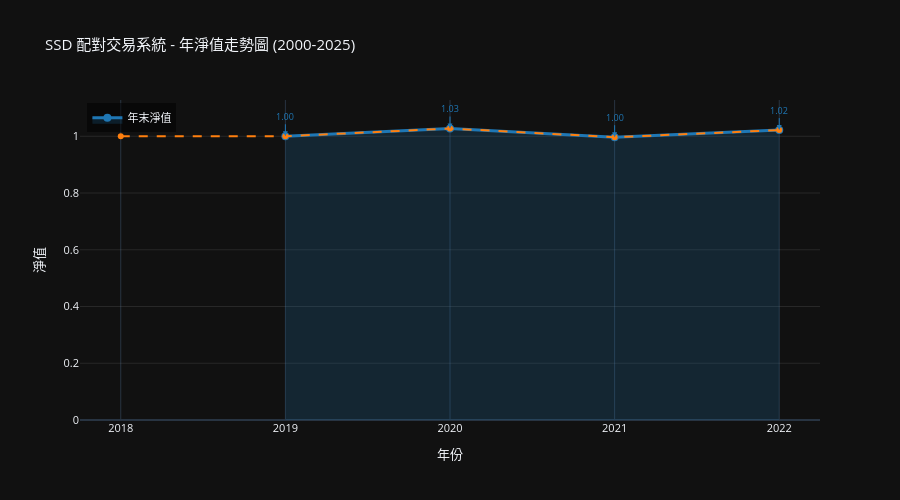

Notebook cell for this chart:
### Markdown cell above
### 【年淨值走勢圖】
按年份展示淨值變化，清晰呈現策略在不同年度的表現。

### Code cell
# ===== 年淨值走勢圖 =====
print("\n【第 6.2.5 步】繪製年淨值走勢圖...")

# 計算每年度的淨值
nav_annual = nav.resample('Y').last()
nav_annual.index = nav_annual.index.year

# 初始值設置
nav_annual_values = [1.0]  # 2000年初始淨值
for i in range(len(nav_annual) - 1):
    nav_annual_values.append(nav_annual.iloc[i])

nav_annual_values = nav_annual.values
years = nav_annual.index.astype(str).astype(int).tolist()

# 繪製年淨值走勢折線圖
fig_nav_annual = go.Figure()

# 添加淨值線
fig_nav_annual.add_trace(go.Scatter(
    x=years,
    y=nav_annual_values,
    mode='lines+markers',
    name='年末淨值',
    line=dict(color='#1f77b4', width=3),
    marker=dict(size=8, symbol='circle'),
    fill='tozeroy',
    fillcolor='rgba(31, 119, 180, 0.2)',
    hovertemplate='%{x}年<br>淨值: %{y:.4f}<extra></extra>'
))

# 添加年初淨值 (初始值為1)
years_with_initial = [years[0] - 1] + years
nav_values_with_initial = [1.0] + nav_annual_values.tolist()

fig_nav_annual.add_trace(go.Scatter(
    x=years_with_initial,
    y=nav_values_with_initial,
    mode='lines+markers',
    name='累積淨值',
    line=dict(color='#ff7f0e', width=2, dash='dash'),
    marker=dict(size=6),
    hovertemplate='%{x}年<br>累積淨值: %{y:.4f}<extra></extra>',
    showlegend=False
))

# 更新佈局
fig_nav_annual.update_layout(
    title='SSD 配對交易系統 - 年淨值走勢圖 (2000-2025)',
    xaxis_title='年份',
    yaxis_title='淨值',
    height=500,
    template='plotly_dark',
    hovermode='x unified',
    xaxis=dict(
        tickmode='linear',
        tick0=2000,
        dtick=1
    ),
    yaxis=dict(
        gridcolor='rgba(128, 128, 128, 0.2)'
    ),
    font=dict(size=11),
    showlegend=True,
    legend=dict(
        orientation='v',
        yanchor='top',
        y=0.99,
        xanchor='left',
        x=0.01,
        bgcolor='rgba(0, 0, 0, 0.5)'
    )
)

# 添加數值標籤
for year, nav_val in zip(years, nav_annual_values):
    fig_nav_annual.add_annotation(
        x=year,
        y=nav_val,
        text=f'{nav_val:.2f}',
        showarrow=True,
        arrowhead=2,
        arrowsize=1,
        arrowwidth=1,
        arrowcolor='#1f77b4',
        ax=0,
        ay=-20,
        font=dict(size=9, color='#1f77b4')
    )

fig_nav_annual.show()

print("✓ 年淨值走勢圖已繪製")

# 計算年度變化統計
print("\n【年度淨值統計】")
print(f"{'年份':<8} {'年末淨值':<12} {'年度報酬(%)':<12} {'累計報酬(%)':<12}")
print("-" * 46)

prev_nav = 1.0
for year, nav_val in zip(years, nav_annual_values):
    annual_return = (nav_val - prev_nav) / prev_nav * 100
    cumulative_return = (nav_val - 1) * 100
    print(f"{year:<8} {nav_val:<12.4f} {annual_return:>10.2f}% {cumulative_return:>10.2f}%")
    prev_nav = nav_val

# 最佳年份和最差年份
best_year_idx = np.argmax(nav_annual_values)
worst_year_idx = np.argmin(nav_annual_values)

print(f"\n【極值統計】")
print(f"  最佳年份: {years[best_year_idx]} (淨值: {nav_annual_values[best_year_idx]:.4f})")
print(f"  最差年份: {years[worst_year_idx]} (淨值: {nav_annual_values[worst_year_idx]:.4f})")
print(f"  年均淨值: {np.mean(nav_annual_values):.4f}")
print(f"  年末淨值: {nav_annual_values[-1]:.4f} (總增長: {(nav_annual_values[-1]-1)*100:.2f}%)")

### Figure 1 — Plotly figure (JSON) as saved in the notebook; plotly's stock layout.template omitted (floating-point values rounded to 4 significant figures)
{"data": [{"fill": "tozeroy", "fillcolor": "rgba(31, 119, 180, 0.2)", "hovertemplate": "%{x}年<br>淨值: %{y:.4f}<extra></extra>", "line": {"color": "#1f77b4", "width": 3}, "marker": {"size": 8, "symbol": "circle"}, "mode": "lines+markers", "name": "年末淨值", "type": "scatter", "x": [2019, 2020, 2021, 2022], "y": [1.0, 1.027, 0.9967, 1.022]}, {"hovertemplate": "%{x}年<br>累積淨值: %{y:.4f}<extra></extra>", "line": {"color": "#ff7f0e", "dash": "dash", "width": 2}, "marker": {"size": 6}, "mode": "lines+markers", "name": "累積淨值", "showlegend": false, "type": "scatter", "x": [2018, 2019, 2020, 2021, 2022], "y": [1, 1, 1.027, 0.9967, 1.022]}], "layout": {"annotations": [{"arrowcolor": "#1f77b4", "arrowhead": 2, "arrowsize": 1, "arrowwidth": 1, "ax": 0, "ay": -20, "font": {"color": "#1f77b4", "size": 9}, "showarrow": true, "text": "1.00", "x": 2019, "y": 1}, {"arrowcolor": "#1f77b4", "arrowhead": 2, "arrowsize": 1, "arrowwidth": 1, "ax": 0, "ay": -20, "font": {"color": "#1f77b4", "size": 9}, "showarrow": true, "text": "1.03", "x": 2020, "y": 1.027}, {"arrowcolor": "#1f77b4", "arrowhead": 2, "arrowsize": 1, "arrowwidth": 1, "ax": 0, "ay": -20, "font": {"color": "#1f77b4", "size": 9}, "showarrow": true, "text": "1.00", "x": 2021, "y": 0.9967}, {"arrowcolor": "#1f77b4", "arrowhead": 2, "arrowsize": 1, "arrowwidth": 1, "ax": 0, "ay": -20, "font": {"color": "#1f77b4", "size": 9}, "showarrow": true, "text": "1.02", "x": 2022, "y": 1.022}], "font": {"size": 11}, "height": 500, "hovermode": "x unified", "legend": {"bgcolor": "rgba(0, 0, 0, 0.5)", "orientation": "v", "x": 0.01, "xanchor": "left", "y": 0.99, "yanchor": "top"}, "showlegend": true, "title": {"text": "SSD 配對交易系統 - 年淨值走勢圖 (2000-2025)"}, "xaxis": {"dtick": 1, "tick0": 2000, "tickmode": "linear", "title": {"text": "年份"}}, "yaxis": {"gridcolor": "rgba(128, 128, 128, 0.2)", "title": {"text": "淨值"}}}}
